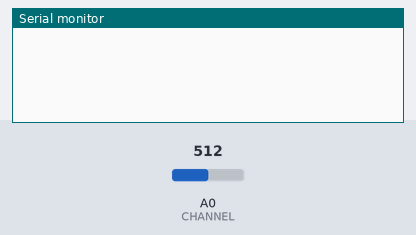
This sketch was run on a simulated Arduino Uno, built with avr-gcc and run on an emulated ATmega328P. Shown: the last lines printed to the serial monitor. The inputs (shaded band) are chosen by the test bench; at power-on: A0 (CHANNEL) = 512.

Above: at 1.2 s.
1.3 s: A0 (CHANNEL) set to 716
At 2.9 s:
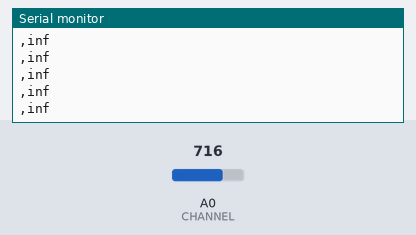
4.3 s: A0 (CHANNEL) set to 900
At 7.3 s:
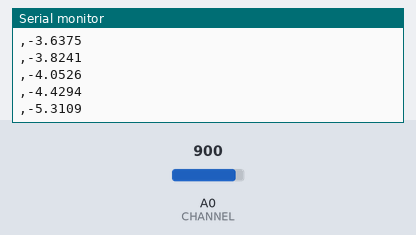
Timing chart, 0 to 8.8 s (numbered marks = the images above; inputs shaded):
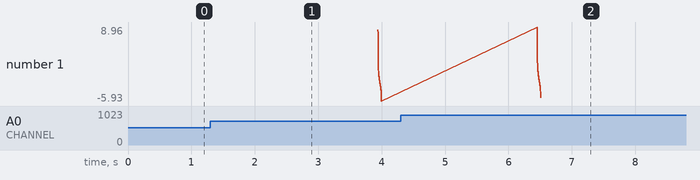

The sketch:

MTS_EEG_OLED_v2.ino
```cpp
#include <arduinoFFT.h>

#define CHANNEL A0 // Output of the AD8232
const uint16_t samples = 128; // This value MUST ALWAYS be a power of 2
const double samplingFrequency = 100; // Hz, must be less than 10000 due to ADC

unsigned int sampling_period_us;
unsigned long microseconds;

double vReal[samples];
double vImag[samples];
double vPSDs[samples];

arduinoFFT FFT = arduinoFFT(); /* Create FFT object */

void setup() {
  sampling_period_us = round(1000000 * (1.0 / samplingFrequency));
  Serial.begin(115200);
}

void loop() {
  /*SAMPLING*/
  microseconds = micros();
  for (int i = 0; i < samples; i++) {
    vReal[i] = analogRead(CHANNEL) - 512.0;  // Modified for zero balance
    vImag[i] = 0;
    while (micros() - microseconds < sampling_period_us) {
      // Empty loop
    }
    microseconds += sampling_period_us;
  }

  FFT.Windowing(vReal, samples, FFT_WIN_TYP_HAMMING, FFT_FORWARD);
  FFT.Compute(vReal, vImag, samples, FFT_FORWARD);
  FFT.ComplexToMagnitude(vReal, vImag, samples);
  PrintVector(vReal, (samples >> 1));

  delay(1000); // Delay before sending the next data point
}

void PrintVector(double *vData, uint16_t bufferSize) {
  for (uint16_t i = 0; i < bufferSize; i++) {
    vPSDs[i] = log10(vData[i] * vData[i] / 0.78125); // Save PSD values
    char formattedFrequency[10];
    // sprintf(formattedFrequency, "%.4f", (i * 1.0 * samplingFrequency) / samples); // Format the frequency
    Serial.print(formattedFrequency); // Frequency
    Serial.print(",");
    Serial.println(vPSDs[i], 4); // PSD
  }
}
```

Measured:
- after the input at 4.3 s, the serial monitor: prints a new line after 2.2 s (image 2)
- plotted number 1: -5.93 → -5.31 after the input at 4.3 s
